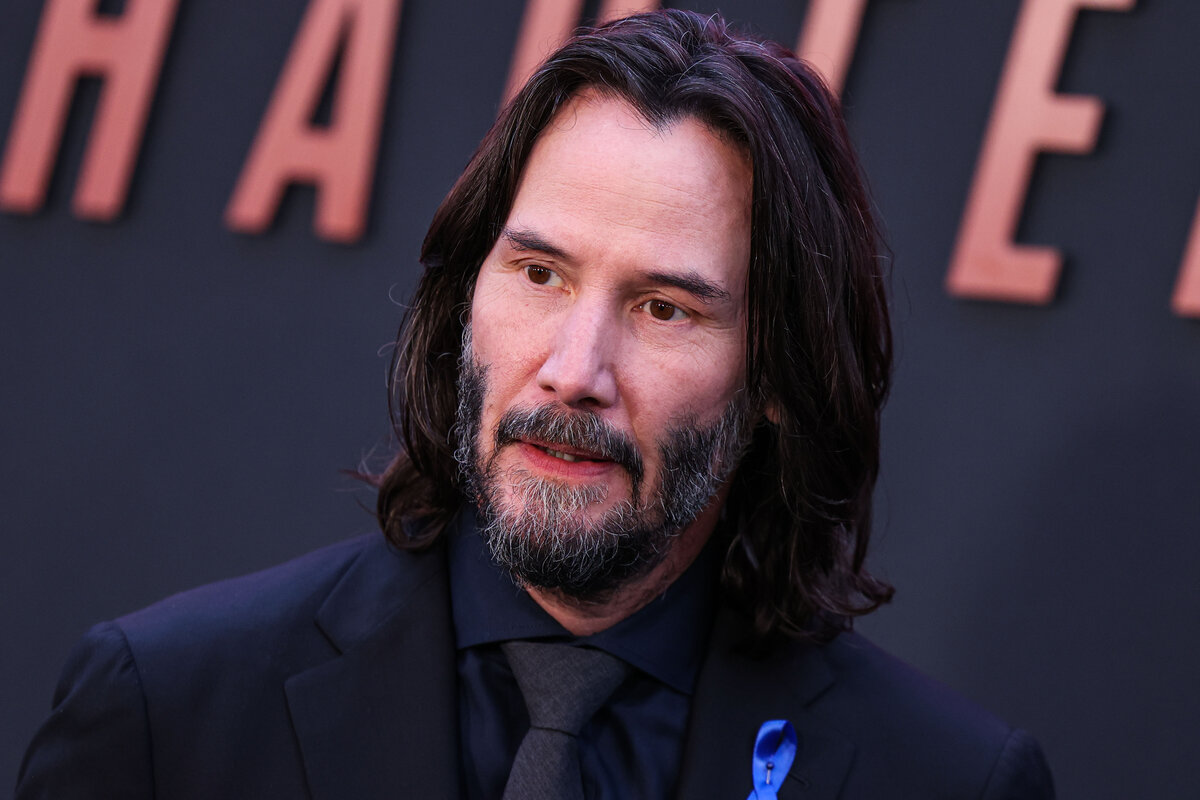
#> input picture 03_Open_CV/Chapter_03/Keanu-Reeves.jpeg, 1200 x 800 px, found by its file name
$ python 03_Circle_Draw.py
#> lines starting #> are read from the running program, lines starting #| are printed output that depends on the picture; after the words box and inside, x2 and y2 are one past the last pixel; in counts of white or black regions, pixels touching at a corner belong together
import cv2

image = cv2.imread('Chapter_03\Keanu-Reeves.jpeg')
#> image is the input picture: shape (800, 1200, 3); mean B, G, R 61.7, 48.9, 60.7

if image is None:
    print("Could not open or find the image.")
else:
    h, w = image.shape[:2]
#> h = 800; w = 1200
    center = (w // 2, h // 2)
#> center = (600, 400)
    radius = 200
    color = (0, 255, 0)
    thickness = 2

    cv2.circle(image, center, radius, color, thickness)
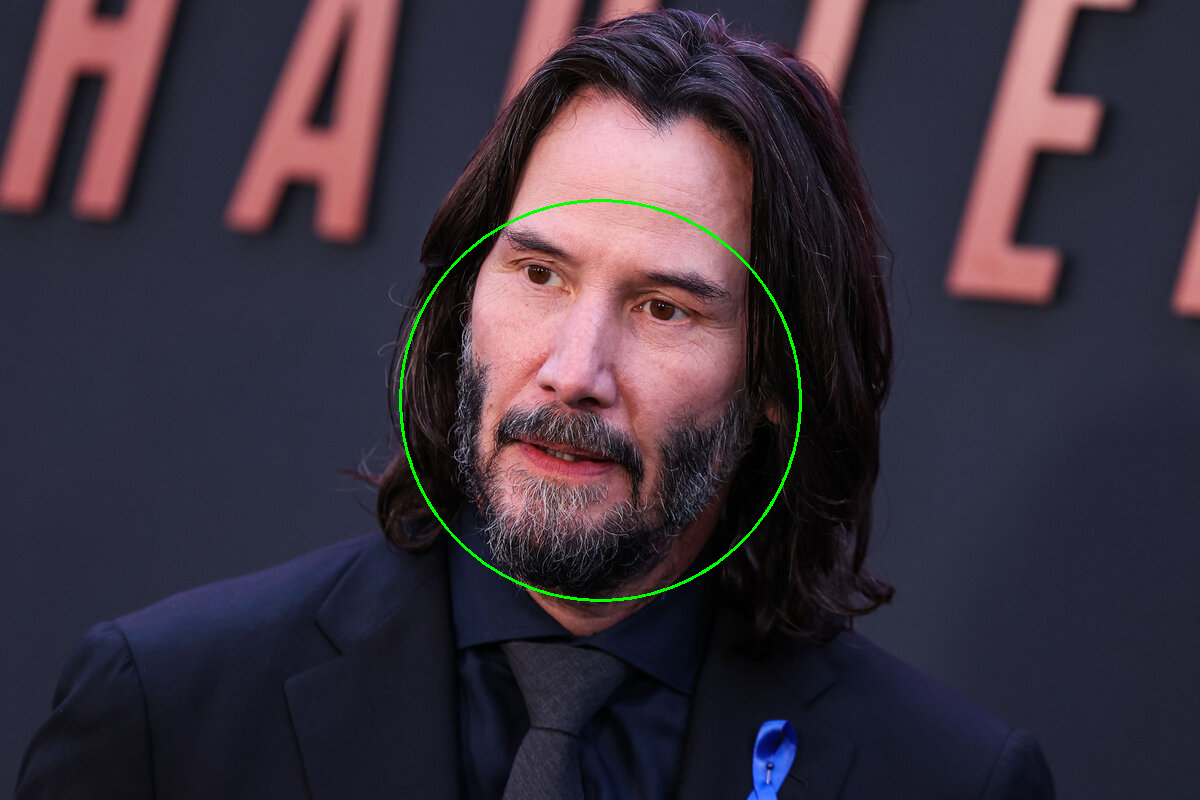
#> image: shape (800, 1200, 3); 0.39% of pixels changed, all inside (x1, y1, x2, y2) = (399, 199, 802, 602)

    cv2.imshow('Image with Circle', image)
    cv2.waitKey(0)
    cv2.destroyAllWindows()
